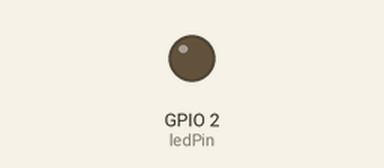
Bench run of a sketch on a simulated ESP8266 (NodeMCU). Parts: output pins drawn as LEDs (lit = HIGH). WiFi joins after 1.5 s; servers stay silent unless stated; what the sketch prints to the serial monitor is not drawn.

Above: at 15.8 s.
Timing chart, 0 to 40.5 s (numbered marks = the images above):
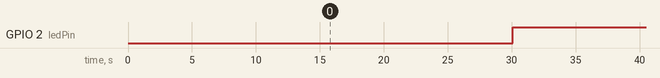

The sketch:

ArduinoLoxone.ino
```cpp
#include <ESP8266WiFi.h>
#include <WiFiUdp.h>
#include "definitions.h"

WiFiUDP loxone;

void setup() {
  Serial.begin(115200);

  pinMode(ledPin, OUTPUT);

  Serial.print("Connecting ...");
  WiFi.begin("OFICINA", "2627F68597");

  while (WiFi.status() != WL_CONNECTED) {
    delay(500);
    Serial.print(".");
  }

  Serial.print("IP address: ");
  Serial.println(WiFi.localIP());

  loxone.begin(port);
}

void loop() {
  unsigned long currentMillis = millis();

  if (currentMillis - previousMillis >= interval) {
    previousMillis = currentMillis;

    if (sensorValue <= 0) {
      sensorValue = 100;
    } else {
      sensorValue = sensorValue - 1;
    }

    Serial.printf("%i %\n\r", sensorValue);
    enviarDatos(sensorValue);

    digitalWrite(ledPin, LOW);
    delay(100);
    digitalWrite(ledPin, HIGH);
  }
}
```

definitions.h
```cpp
#include <Arduino.h>

const int ledPin = LED_BUILTIN;

const char* host = "192.168.100.228";

const uint16_t port = 1234;

const long interval = 30000;

unsigned long previousMillis = 0;

int sensorValue = 100;
```

functions.ino
```cpp
void enviarDatos(int value) {
  loxone.beginPacket(host, port);
  loxone.print(value);
  loxone.endPacket();
}
```

Measured:
- by itself, GPIO 2 (ledPin): alternates HIGH for 29.9 s and LOW for 0.10 s
